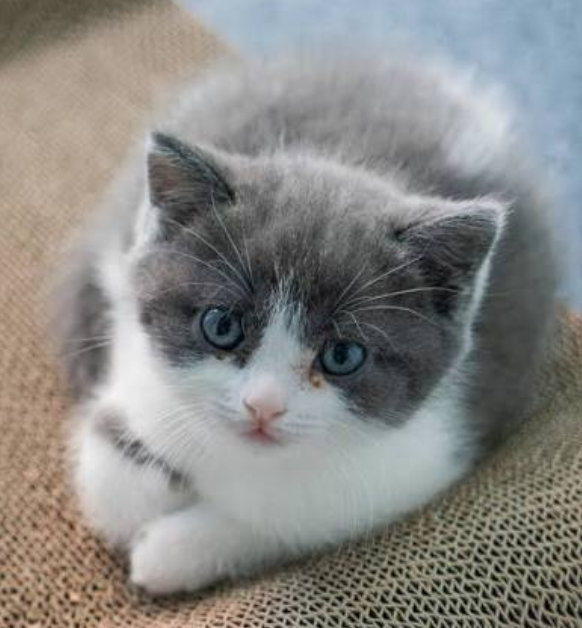
#> input picture images/cat.png, 582 x 628 px
$ python task1_gui_draw.py
#> lines starting #> are read from the running program, lines starting #| are printed output that depends on the picture
### common.py
"""Shared CLI, Unicode-safe image I/O, and optional preview helpers."""

import argparse
from pathlib import Path

import cv2 as cv
import numpy as np

ROOT = Path(__file__).resolve().parent


def parser(description):
    cli = argparse.ArgumentParser(description=description)
    cli.add_argument("--assets-dir", type=Path, default=ROOT,
                     help="Directory containing images/ and videos/ (default: project root)")
    cli.add_argument("--output-dir", type=Path, default=ROOT / "output")
    cli.add_argument("--show", action="store_true", help="Open preview windows; press any key to close")
    return cli


def read_image(path, flags=cv.IMREAD_COLOR):
#> called with flags = 1
    path = Path(path)
    if not path.is_file():
        raise FileNotFoundError(f"Image not found: {path}")
    image = cv.imdecode(np.fromfile(path, dtype=np.uint8), flags)
#> image is the input picture: shape (628, 582, 3); mean B, G, R 132.3, 135.5, 136.3
    if image is None:
        raise ValueError(f"Unable to decode image: {path}")
    return image


def save_image(output_dir, name, image):
    path = Path(output_dir) / name
    path.parent.mkdir(parents=True, exist_ok=True)
    ok, encoded = cv.imencode(path.suffix, image)
    if not ok:
        raise OSError(f"Unable to encode image: {path}")
    encoded.tofile(path)
    return path


def preview(images, enabled):
    if enabled:
        try:
            for name, image in images.items():
                cv.imshow(name, image)
            cv.waitKey(0)
        finally:
            cv.destroyAllWindows()

### task1_gui_draw.py
"""Task 1: image loading, grayscale conversion, drawing, and annotation."""

import cv2 as cv
import numpy as np

from common import parser, preview, read_image, save_image


def run(args):
    image = read_image(args.assets_dir / "images" / "cat.png")
    gray = cv.cvtColor(image, cv.COLOR_BGR2GRAY)
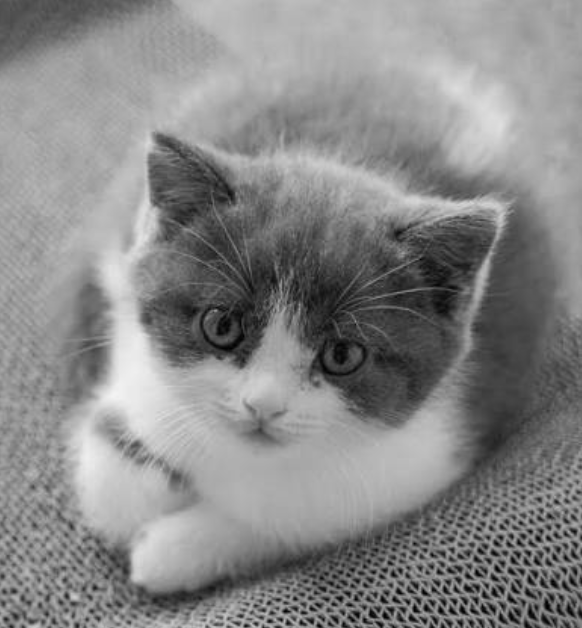
#> gray: shape (628, 582); min 1, max 243, mean 135.4
    canvas = np.zeros((512, 512, 3), np.uint8)
    cv.line(canvas, (10, 5), (416, 511), (255, 0, 0), 5)
    cv.rectangle(canvas, (384, 0), (510, 128), (0, 255, 0), 3)
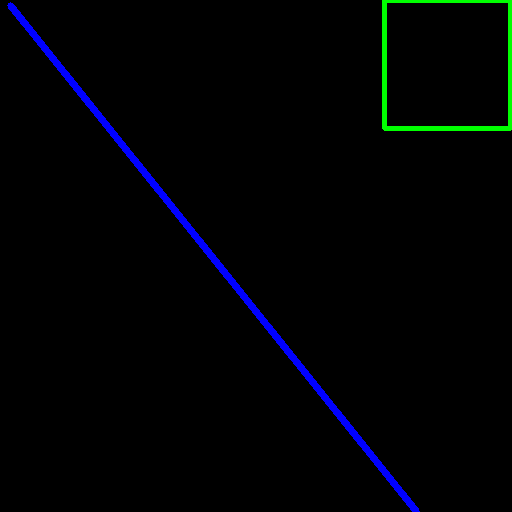
#> canvas: shape (512, 512, 3); mean of channels 0, 1, 2 4.4, 2.1, 0; drawn as B, G, R
    cv.circle(canvas, (447, 63), 63, (0, 0, 255), -1)
    cv.ellipse(canvas, (256, 256), (100, 50), 0, 0, 360, (255, 255, 255), -1)
    points = np.array([[10, 5], [100, 80], [100, 120], [50, 100]], np.int32)
    cv.polylines(canvas, [points], True, (0, 255, 255), 5)
    cv.putText(canvas, "I'm Nailoong", (10, 500), cv.FONT_HERSHEY_SIMPLEX,
               1.7, (0, 255, 0), 3, cv.LINE_AA)
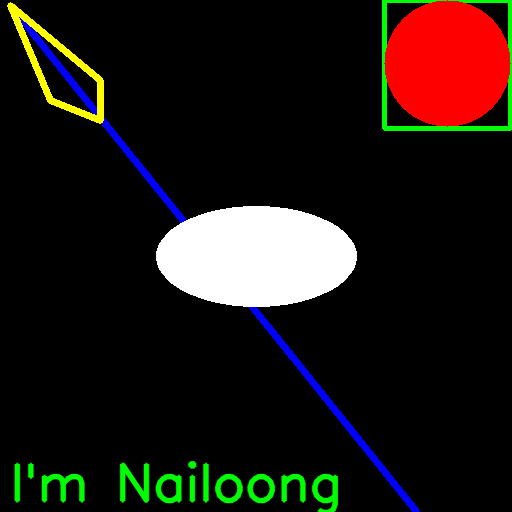
#> canvas: shape (512, 512, 3); mean of channels 0, 1, 2 18.9, 23.3, 29.7; drawn as B, G, R
    height, width = image.shape[:2]
#> height = 628; width = 582
    cv.rectangle(image, (20, 50), (width - 24, height - 24), (0, 255, 255), 5)
    # This is a drawing exercise: the box is manually specified, not model output.
    cv.putText(image, "Manual annotation", (30, 40), cv.FONT_HERSHEY_SIMPLEX,
               0.8, (0, 255, 255), 2, cv.LINE_AA)
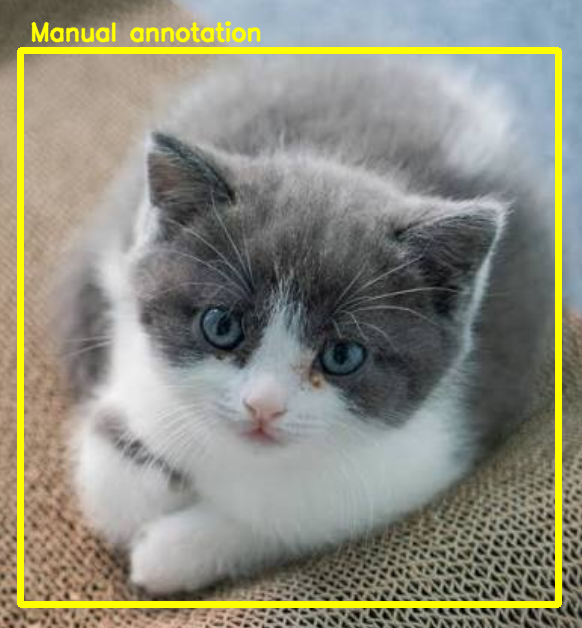
#> image: shape (628, 582, 3); mean B, G, R 126.2, 141, 141.5
    results = {"canvas.png": canvas, "cat_gray.png": gray,
               "cat_with_rectangle.png": image}
    for name, result in results.items():
        save_image(args.output_dir, name, result)
#> this loop made 3 passes
#> name on passes 1 to 3: 'canvas.png', 'cat_gray.png', 'cat_with_rectangle.png'
    preview(results, args.show)
    return {"images_written": len(results)}


if __name__ == "__main__":
    print(run(parser(__doc__).parse_args()))
